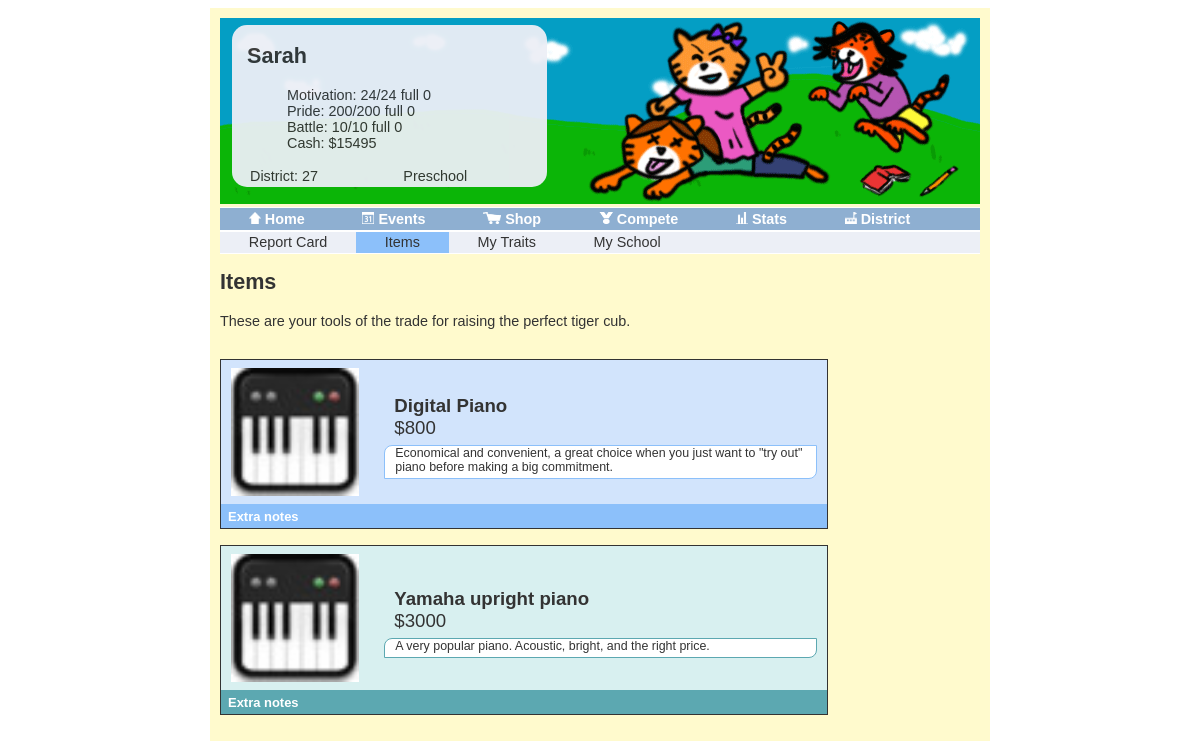
/items.php (signed in), run on an earlier commit of the app's database.
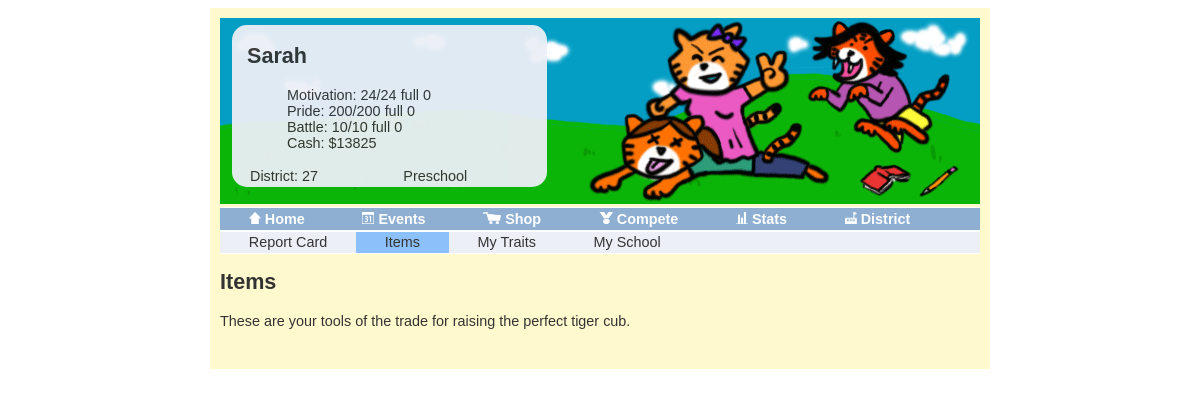
And on a later commit of the database.
### tables this page shows
CREATE TABLE `characters` (
  `name` varchar(20) NOT NULL,
  `gender` binary(1) NOT NULL,
  `gradeLevel` tinyint(2) NOT NULL DEFAULT '-1',
  `inappropriate` binary(1) DEFAULT NULL,
  `cash` mediumint(8) unsigned NOT NULL DEFAULT '20000',
  `maxBattle` tinyint(3) unsigned NOT NULL DEFAULT '3',
  `currBattle` tinyint(3) unsigned NOT NULL DEFAULT '3',
  `maxMotivation` tinyint(3) unsigned NOT NULL DEFAULT '10',
  `currMotivation` tinyint(3) unsigned NOT NULL DEFAULT '10',
  `maxPride` mediumint(8) unsigned NOT NULL DEFAULT '100',
  `currPride` mediumint(8) unsigned NOT NULL DEFAULT '100',
  `numWon` mediumint(8) unsigned NOT NULL DEFAULT '0',
  `numLost` mediumint(8) unsigned NOT NULL DEFAULT '0',
  `skillPoints` tinyint(3) unsigned NOT NULL DEFAULT '0',
  `burnoutTimer` datetime DEFAULT NULL,
  `round` tinyint(3) unsigned NOT NULL DEFAULT '0',
  `studentID` int(10) unsigned NOT NULL AUTO_INCREMENT,
  `pianoMultiplier` float unsigned NOT NULL DEFAULT '1',
  `pianoSkillLevel` tinyint(3) unsigned NOT NULL DEFAULT '1',
  `violinMultiplier` float unsigned NOT NULL DEFAULT '1',
  `violinSkillLevel` tinyint(3) unsigned NOT NULL DEFAULT '1',
  `athleticsMultiplier` float unsigned NOT NULL DEFAULT '1',
  `athleticsSkillLevel` tinyint(3) unsigned NOT NULL DEFAULT '1',
  `danceMultiplier` float unsigned NOT NULL DEFAULT '1',
  `danceSkillLevel` tinyint(3) unsigned NOT NULL DEFAULT '1',
  `languageMultiplier` float unsigned NOT NULL DEFAULT '1',
  `languageSkillLevel` tinyint(3) unsigned NOT NULL DEFAULT '1',
  `scienceMultiplier` float unsigned NOT NULL DEFAULT '1',
  `scienceSkillLevel` tinyint(3) unsigned NOT NULL DEFAULT '1',
  `mathMultiplier` float unsigned NOT NULL DEFAULT '1',
  `mathSkillLevel` tinyint(3) unsigned NOT NULL DEFAULT '1',
  `historyMultiplier` float unsigned NOT NULL DEFAULT '1',
  `historySkillLevel` tinyint(3) unsigned NOT NULL DEFAULT '1',
  `chineseMultiplier` float unsigned NOT NULL DEFAULT '1',
  `chineseSkillLevel` tinyint(3) unsigned NOT NULL DEFAULT '1',
  `cultureMultiplier` float unsigned NOT NULL DEFAULT '1',
  `cultureSkillLevel` tinyint(3) unsigned NOT NULL DEFAULT '1',
  `chineseEXP` smallint(5) unsigned NOT NULL DEFAULT '0',
  `mathEXP` smallint(5) unsigned NOT NULL DEFAULT '0',
  `languageEXP` smallint(5) unsigned NOT NULL DEFAULT '0',
  `scienceEXP` smallint(5) unsigned NOT NULL DEFAULT '0',
  `historyEXP` smallint(5) unsigned NOT NULL DEFAULT '0',
  `athleticsEXP` smallint(5) unsigned NOT NULL DEFAULT '0',
  `danceEXP` smallint(5) unsigned NOT NULL DEFAULT '0',
  `violinEXP` smallint(5) unsigned NOT NULL DEFAULT '0',
  `pianoEXP` smallint(5) unsigned NOT NULL DEFAULT '0',
  `cultureEXP` smallint(5) unsigned NOT NULL DEFAULT '0',
  `lastAction` int(10) unsigned DEFAULT NULL,
  `battleTimer` int(10) unsigned DEFAULT NULL,
  `motivationTimer` int(10) unsigned DEFAULT NULL,
  `prideTimer` int(10) unsigned DEFAULT NULL,
  PRIMARY KEY (`studentID`),
  UNIQUE KEY `name_2` (`name`),
  KEY `name` (`name`),
  KEY `inappropriate` (`inappropriate`)
);

CREATE TABLE `purchases` (
  `studentID` int(10) unsigned NOT NULL,
  `itemID` int(10) unsigned NOT NULL,
  KEY `studentID` (`studentID`),
  KEY `itemID` (`itemID`)
);

CREATE TABLE `items` (
  `itemName` varchar(50) NOT NULL,
  `itemType` varchar(20) NOT NULL,
  `description` varchar(200) DEFAULT NULL,
  `picture` varchar(50) DEFAULT NULL,
  `bonus` float NOT NULL DEFAULT '1',
  `rank` tinyint(3) unsigned DEFAULT NULL,
  `itemSkill` varchar(10) NOT NULL,
  `itemID` int(10) unsigned NOT NULL AUTO_INCREMENT,
  `price` int(11) unsigned NOT NULL DEFAULT '0',
  PRIMARY KEY (`itemID`),
  KEY `itemName` (`itemName`)
);

### botm_functions.php (called while the page is built, shortened)
<?php
  $RT = 30;
  function queryMysql($query) {
    $result = mysql_query($query) or die(mysql_error());
    return $result;
  }
  function sanitizeString($var) {
    $var = strip_tags($var);
    $var = htmlentities($var);
    $var = stripslashes($var);
    return mysql_real_escape_string($var);
  }
?>

### items.php (the view, shortened to what this page needs)
<?php
  require_once 'botm_functions.php';
  require_once 'header.php';
  if (isset($_SESSION['playerID']))
  {
    $playerID = sanitizeString($_SESSION['playerID']);
    $query = "SELECT * FROM purchases LEFT JOIN accounts ON accounts.studentID=purchases.studentID
LEFT JOIN items ON purchases.itemID=items.itemID WHERE playerID=$playerID";
    $result = queryMysql($query);
    echo <<<_HTML
<ul id="subnav">
  <li><a href="reportcard.php">Report Card</a>
  <li class="selected"><a href="items.php">Items</a>
  <li><a href="traits.php">My Traits</a>
  <li><a href="school.php">My School</a>
</ul>
<h2>Items</h2>
<p>These are your tools of the trade for raising the perfect tiger cub.<br><br>
_HTML;
    $alt = 0;
    while($row=mysql_fetch_array($result)) {
      $itemName = $row['itemName'];
      $description = $row['description'];
      $picture = $row['picture'];
      $price = $row['price'];
      if ($alt % 2 == 0) {
      echo <<<_HTML
<table id="items">
<tr class="itemname">
<td><img src="$picture" width="128" height="128"></td>
<td width = 75%>
<table width=100%>
<tr>
<td><strong>$itemName</strong><br>$$price</td>
</tr>
<tr class="itemdescription">
<td>$description</td>
</tr>
<tr>
</tr>
</table>
</td>
</tr>
<tr>
<th colspan="2">Extra notes</th></td>
</tr>
</table><br>
_HTML;
      }
    else {
  echo <<<_HTML
<table id="altitems">
<tr class="altitemname">
<td><img src="$picture" width="128" height="128"></td>
<td width = 75%>
<table width=100%>
<tr>
<td><strong>$itemName</strong><br>$$price</td>
</tr>
<tr class="altitemdescription">
<td>$description</td>
</tr>
<tr>
</tr>
</table>
</td>
</tr>
<tr>
<th colspan="2">Extra notes</th></td>
</tr>
</table><br>
_HTML;
      }
      $alt++;
    }
  }
  else
  {
  }
?>

### header.php (shortened to what this page needs)
<?php
  require_once 'botm_functions.php';
  $time = time();
  if(isset($_SESSION['playerID'])) {
    $playerID = $_SESSION['playerID'];
    $query = "SELECT * FROM accounts WHERE playerID='$playerID'";
    $result = queryMysql($query);
    $row = mysql_fetch_array($result);
    $studentID = $row['studentID'];
    $query = "SELECT * FROM characters WHERE studentID='$studentID'";
    $result = queryMysql($query);
    $row = mysql_fetch_array($result);
    $characterName      = $row['name'];
    $currMotivation     = $row['currMotivation'];
    $maxMotivation      = $row['maxMotivation'];
    $currPride          = $row['currPride'];
    $maxPride           = $row['maxPride'];
    $currBattle         = $row['currBattle'];
    $maxBattle          = $row['maxBattle'];
    $cash               = $row['cash'];
    $gradeLevel         = $row['gradeLevel'];
    $motivationTimer    = $row['motivationTimer'];
    $prideTimer         = $row['prideTimer'];
    $battleTimer        = $row['battleTimer'];
    if ($gradeLevel == -1) {
      $gradeString = 'Preschool';
    }
    elseif ($gradeLevel == 0) {
      $gradeString = 'Kindergarten';
    }
    else {
      $gradeString = 'Grade: ' . "$gradeLevel";
    }
  }
  else {
    header( 'Location: logout.php' );
  }
  $motivationTime = $time - $motivationTimer;
  $prideTime = $time - $prideTimer;
  $battleTime = $time - $battleTimer;
  $currMotivation = min($currMotivation + floor($motivationTime/$RT),$maxMotivation);
  $currPride = min($currPride + floor($prideTime/$RT),$maxPride);
  $currBattle = min($currBattle + floor($battleTime/$RT),$maxBattle);
  $motivationTime %= $RT;
  $prideTime %= $RT;
  $battleTime %= $RT;
  if ($currMotivation == $maxMotivation)
    $motivationTime = 0;
  if ($currPride == $maxPride)
    $prideTime = 0;
  if ($currBattle == $maxBattle)
    $battleTime = 0;
  echo <<<_HTML
<!DOCTYPE html PUBLIC "-//W3C//DTD HTML 4.01//EN">
<html>
 <head>
  <link rel="stylesheet" href="styles/style.css">
 </head>
<div id="container">
<body>
<div id="topbar">
<img src="images/logo.gif">
<div id="cssbox">
<h2 align="left">$characterName</h2>
<ul class = "stats">
  <li>Motivation: <span id="currMotivation">$currMotivation</span>/<span id="maxMotivation">$maxMotivation</span> <span id="motivationTimer" title=$motivationTime>a</span> <span id="motivationTime">$motivationTime</span>
  <li>Pride: <span id="currPride">$currPride</span>/<span id="maxPride">$maxPride</span> <span id="prideTimer" title=$prideTime>a</span> <span id="prideTime">$prideTime</span>
  <li> Battle: <span id="currBattle">$currBattle</span>/<span id="maxBattle">$maxBattle</span> <span id="battleTimer" title=$battleTime>a</span> <span id="battleTime">$battleTime</span>
  <li>Cash: $<span id="cash">$cash</span>
</ul>
<table width=100%>
  <tr>
    <td>District: 27</td>
    <td>$gradeString</td>
  </tr>
</table>
</div>
<ul id="nav">
  <li onMouseOver="document.images['icon_home'].src='images/icon_home1.gif'" onMouseOut="document.images['icon_home'].src='images/icon_home.gif'"><a href="main.php"><img name="icon_home" src="images/icon_home.gif" height=12 width=12/> Home</a>
  <li onMouseOver="document.images['icon_events'].src='images/icon_events1.gif'" onMouseOut="document.images['icon_events'].src='images/icon_events.gif'"><a href="events_academic.php"><img name="icon_events" src="images/icon_events.gif" height=12 width=12/> Events</a>
  <li onMouseOver="document.images['icon_shop'].src='images/icon_shop1.gif'" onMouseOut="document.images['icon_shop'].src='images/icon_shop.gif'"><a href="shop.php"><img name="icon_shop" src="images/icon_shop.gif" height=12 width=18/> Shop</a>
  <li onMouseOver="document.images['icon_compete'].src='images/icon_compete1.gif'" onMouseOut="document.images['icon_compete'].src='images/icon_compete.gif'"><a href="compete.html"><img name="icon_compete" src="images/icon_compete.gif" height=12 width=14/> Compete</a>
  <li onMouseOver="document.images['icon_stats'].src='images/icon_stats1.gif'" onMouseOut="document.images['icon_stats'].src='images/icon_stats.gif'"><a href="reportcard.php"><img name="icon_stats" src="images/icon_stats.gif" height=12 width=12/> Stats</a>
  <li onMouseOver="document.images['icon_district'].src='images/icon_district1.gif'" onMouseOut="document.images['icon_district'].src='images/icon_district.gif'"><a href="district.html"><img name="icon_district" src="images/icon_district.gif" height=12 width=12/> District</a>
</ul>
</div>
_HTML;
?>

### styles/style.css (style rules this page uses)
A:link, A:visited { color: #3b5998; }
h1, h2 { font-family: Helvetica, Arial, SunSans-Regular, sans-serif; }
body { background-color: white; color: black; font: .9em "lucida grande", tahoma, verdana, arial, sans-serif; padding-left: 0; }
#container { background: #fffacd; color: #333; margin: auto; padding: 10px; width: 760px; }
#topbar { overflow: auto; width: 100%; }
#cssbox { background: #eceff6; border-radius: 15px; float: left; margin-left: 12px; margin-top: 25px; opacity: .95; padding-left: 15px; position: absolute; top: 0; width: 300px !important; width: 250px; }
#cssbox ul { list-style: none; }
#nav, #nav ul { background: #8eafd1; border: solid white; border-width: 1px 0; float: left; font-weight: bold; line-height: 1; list-style: none; margin: 0 0 0 0; padding: 0; width: 100%; }
#nav a { color: white; display: block; padding: 0.25em 2em; text-decoration: none; text-align:center; width: auto; }
#nav li { float: left; padding: 0; width: auto; }
#subnav, #subnav ul { background: #eceff6; border: solid white; border-width: 1px 0; float: left; font-weight: normal; line-height: 1; list-style: none; margin: 0 0 1em 0; padding: 0; width: 100%; }
#subnav a { color: #333; display: block; padding: 0.25em 2em; text-align: center; text-decoration: none; width: auto; }
#subnav li { float: left; padding: 0; width: auto; }
#subnav li.selected { background: #8cc0fa; }
#items { border: 1px solid #333; border-collapse: collapse; font: .9em Verdana, Helvetica, Arial, sans-serif; width: 80%; }
#items td, #items th { border: 0; font-size: 1em; padding: 15px 8px 2px 7px; }
#items th { background-color: #8cc0fa; color: white; padding-top: 5px; padding-bottom: 4px; text-align: left; }
#items tr.itemname td { background-color: #d2e4fc; font-size: 1.2em; padding-bottom: 4px; padding-left: 10px; padding-top: 8px; }
#items tr.itemdescription td { background-color: white; border: 1px solid #8cc0fa; border-radius: 8px 0; font-size: .8em; padding-top: 0; padding-bottom: 4px; }
#altitems { border: 1px solid #333; border-collapse: collapse; font: .9em Verdana, Helvetica, Arial, sans-serif; width: 80%; }
#altitems td, #altitems th { border: 0; font-size: 1em; padding: 15px 8px 2px 7px; }
#altitems th { background-color: #5ca8b1; color: white; padding-top: 5px; padding-bottom: 4px; text-align: left; }
#altitems tr.altitemname td { background-color: #d8f0f0; font-size: 1.2em; padding-bottom: 4px; padding-left: 10px; padding-top: 8px; }
#altitems tr.altitemdescription td { background-color: white; border: 1px solid #5ca8b1; border-radius: 8px 0; font-size: .8em; padding-top: 0; padding-bottom: 4px; }

What changed in the data, as far as the page shows it:
removed purchases: itemID.picture (picture), itemID.itemName "Digital Piano", itemID.price "800", itemID.description "Economical and convenient, a great choice when you just want to \"try out\" piano before making a big commitment."
removed purchases: itemID.picture (picture), itemID.itemName "Yamaha upright piano", itemID.price "3000", itemID.description "A very popular piano. Acoustic, bright, and the right price."
changed characters "Sarah": cash "15495" → "13825"
